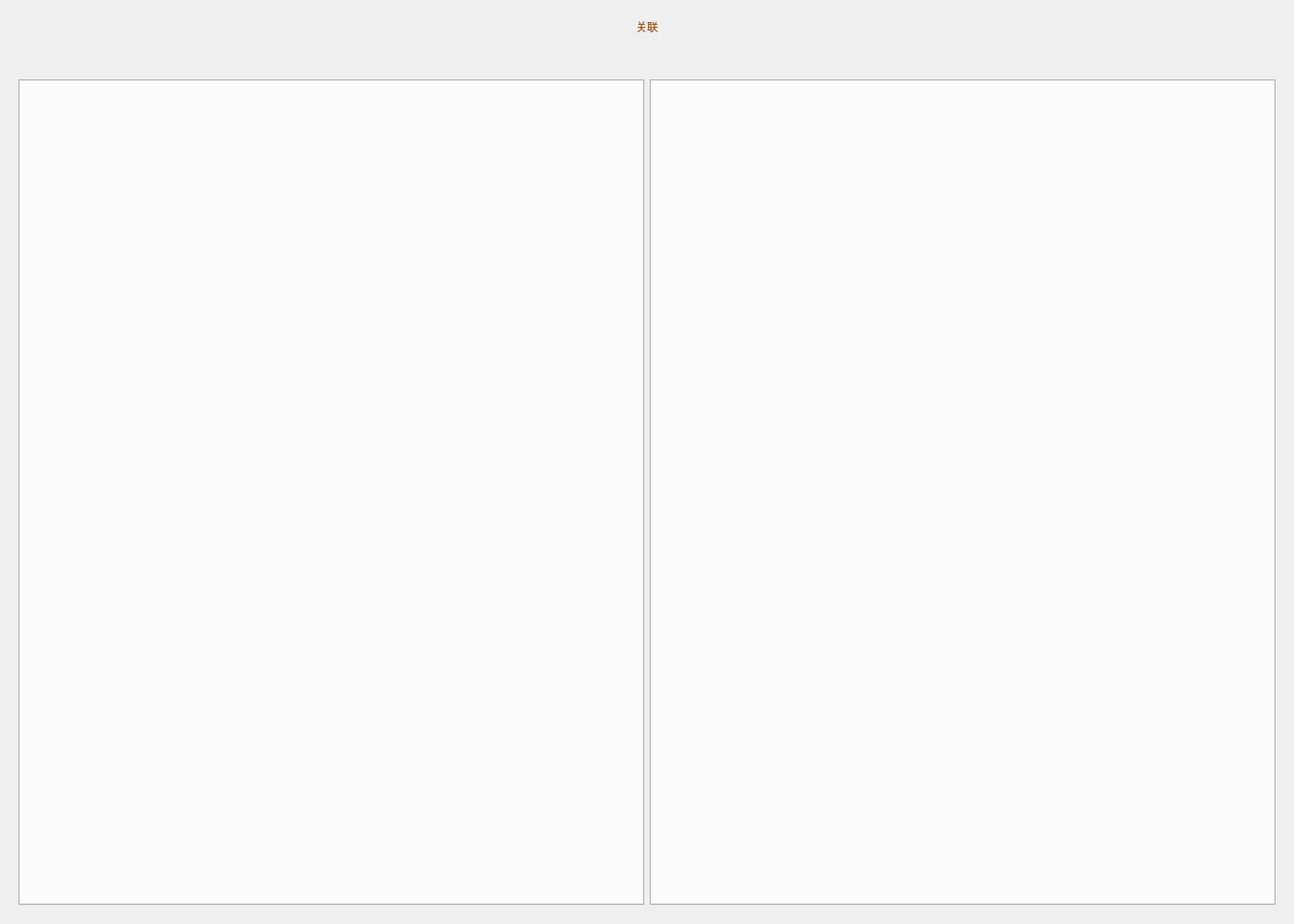
<?xml version="1.0" encoding="UTF-8"?>
<ui version="4.0">
 <class>GuiMain</class>
 <widget class="QWidget" name="GuiMain">
  <property name="geometry">
   <rect>
    <x>0</x>
    <y>0</y>
    <width>1400</width>
    <height>1000</height>
   </rect>
  </property>
  <property name="windowTitle">
   <string>Form</string>
  </property>
  <layout class="QVBoxLayout" name="verticalLayout">
   <item>
    <widget class="QWidget" name="Upper" native="true">
     <property name="enabled">
      <bool>false</bool>
     </property>
     <property name="maximumSize">
      <size>
       <width>16777215</width>
       <height>100</height>
      </size>
     </property>
     <layout class="QHBoxLayout" name="horizontalLayout_2">
      <item>
       <widget class="GuiAsset" name="assetL" native="true"/>
      </item>
      <item>
       <widget class="QLabel" name="accountsConnected">
        <property name="styleSheet">
         <string notr="true">font: 25 24pt &quot;微软雅黑 Light&quot;;
color: rgb(170, 85, 0);</string>
        </property>
        <property name="text">
         <string>关联</string>
        </property>
        <property name="textFormat">
         <enum>Qt::RichText</enum>
        </property>
        <property name="alignment">
         <set>Qt::AlignCenter</set>
        </property>
       </widget>
      </item>
      <item>
       <widget class="GuiAsset" name="assetR" native="true"/>
      </item>
     </layout>
    </widget>
   </item>
   <item>
    <widget class="QWidget" name="Middle" native="true">
     <property name="maximumSize">
      <size>
       <width>16777215</width>
       <height>16777215</height>
      </size>
     </property>
     <layout class="QHBoxLayout" name="horizontalLayout">
      <item>
       <widget class="GuiSell" name="sellL" native="true"/>
      </item>
      <item>
       <widget class="GuiMarket" name="market" native="true">
        <property name="enabled">
         <bool>false</bool>
        </property>
        <property name="maximumSize">
         <size>
          <width>150</width>
          <height>16777215</height>
         </size>
        </property>
       </widget>
      </item>
      <item>
       <widget class="GuiSell" name="sellR" native="true"/>
      </item>
     </layout>
    </widget>
   </item>
   <item>
    <widget class="QWidget" name="Lower" native="true">
     <property name="enabled">
      <bool>true</bool>
     </property>
     <property name="maximumSize">
      <size>
       <width>16777215</width>
       <height>16777215</height>
      </size>
     </property>
     <layout class="QHBoxLayout" name="horizontalLayout_3">
      <item>
       <widget class="GuiTradeTab" name="tabL"/>
      </item>
      <item>
       <widget class="GuiTradeTab" name="tabR"/>
      </item>
     </layout>
    </widget>
   </item>
  </layout>
 </widget>
 <customwidgets>
  <customwidget>
   <class>GuiMarket</class>
   <extends>QWidget</extends>
   <header>gui_market.h</header>
   <container>1</container>
  </customwidget>
  <customwidget>
   <class>GuiSell</class>
   <extends>QWidget</extends>
   <header>gui_sell.h</header>
   <container>1</container>
  </customwidget>
  <customwidget>
   <class>GuiAsset</class>
   <extends>QWidget</extends>
   <header>gui_asset.h</header>
   <container>1</container>
  </customwidget>
  <customwidget>
   <class>GuiTradeTab</class>
   <extends>QTabWidget</extends>
   <header>gui_tradetab.h</header>
   <container>1</container>
  </customwidget>
 </customwidgets>
 <resources/>
 <connections/>
 <slots>
  <slot>OnAccountConnected(bool)</slot>
 </slots>
</ui>
